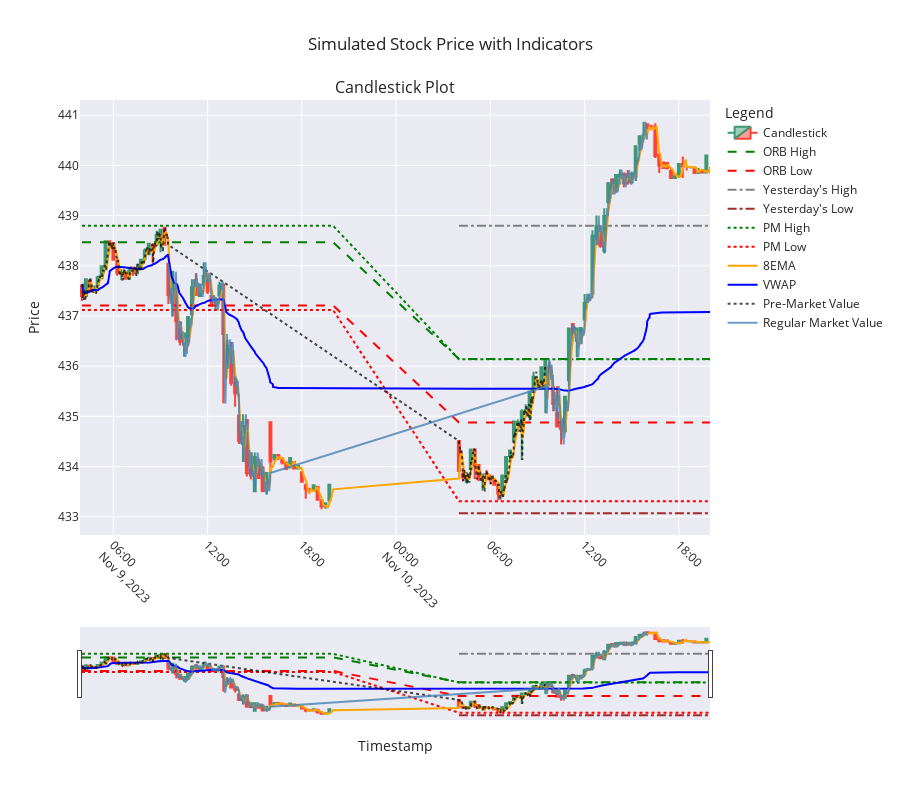

Notebook source saved alongside this figure:
### Markdown cell above
# Candlestick Chart with Indicators

This cell generates an interactive candlestick chart using Plotly, enriched with various technical indicators to provide insights into stock price movements. The chart includes:

- **Candlestick Data**: Visual representation of open, high, low, and close prices for each interval.
- **Indicators**:
    - **ORB High/Low**: Opening Range Breakout levels.
    - **Yesterday's High/Low**: Previous day's high and low prices.
    - **PM High/Low**: Pre-market high and low prices.
    - **8EMA**: Exponential Moving Average with a period of 8.
    - **VWAP**: Volume Weighted Average Price.
- **Session Data**:
    - Pre-market and regular market sessions are distinguished with separate line plots for their respective closing prices.

The chart is interactive, allowing users to hover over data points for detailed information and toggle between different views for better analysis.

### Code cell
from plotly.subplots import make_subplots
import plotly.graph_objects as go
import plotly.express as px
from generate_candlestick_df import generate_candlestick

# Generate candlestick data
candlestick_data = generate_candlestick(retrieved_data, intervalAmt) # change this to change the interval on the candlestick chart
candlestick_data.set_index('Timestamp', inplace=True)

def plot_candlestick_with_indicators(candlestick_data, simulated_data):
    # Create a figure with a single subplot
    fig = make_subplots(rows=1, cols=1, shared_xaxes=True, 
                        vertical_spacing=0.1, 
                        subplot_titles=("Candlestick Plot",))
    # Add candlestick traces
    fig.add_trace(go.Candlestick(
        x=candlestick_data.index,
        open=candlestick_data['Open'],
        high=candlestick_data['High'],
        low=candlestick_data['Low'],
        close=candlestick_data['Close'],
        name='Candlestick',
        opacity=1
    ), row=1, col=1)

    # Add indicators to the candlestick plot
    fig.add_trace(go.Scatter(
        x=simulated_data['Timestamp'],
        y=simulated_data['ORB_High'],
        mode='lines',
        name='ORB High',
        line=dict(color='green', dash='dash')
    ), row=1, col=1)

    fig.add_trace(go.Scatter(
        x=simulated_data['Timestamp'],
        y=simulated_data['ORB_Low'],
        mode='lines',
        name='ORB Low',
        line=dict(color='red', dash='dash')
    ), row=1, col=1)

    fig.add_trace(go.Scatter(
        x=simulated_data['Timestamp'],
        y=simulated_data['Yest_High'],
        mode='lines',
        name="Yesterday's High",
        line=dict(color='gray', dash='dashdot')
    ), row=1, col=1)
    
    fig.add_trace(go.Scatter(
        x=simulated_data['Timestamp'],
        y=simulated_data['Yest_Low'],
        mode='lines',
        name="Yesterday's Low",
        line=dict(color='brown', dash='dashdot')
    ), row=1, col=1)

    fig.add_trace(go.Scatter(
        x=simulated_data['Timestamp'],
        y=simulated_data['PM_High'],
        mode='lines',
        name='PM High',
        line=dict(color='green', dash='dot')
    ), row=1, col=1)

    fig.add_trace(go.Scatter(
        x=simulated_data['Timestamp'],
        y=simulated_data['PM_Low'],
        mode='lines',
        name='PM Low',
        line=dict(color='red', dash='dot')
    ), row=1, col=1)

    fig.add_trace(go.Scatter(
        x=simulated_data['Timestamp'],
        y=simulated_data['8EMA'],
        mode='lines',
        name='8EMA',
        line=dict(color='orange')
    ), row=1, col=1)

    fig.add_trace(go.Scatter(
        x=simulated_data['Timestamp'],
        y=simulated_data['VWAP'],
        mode='lines',
        name='VWAP',
        line=dict(color='blue')
    ), row=1, col=1)

    # Add PM and Regular Market values
    fig.add_trace(go.Scatter(
        x=simulated_data[simulated_data['Session'] == 'PM']['Timestamp'],
        y=simulated_data[simulated_data['Session'] == 'PM']['Close'],
        mode='lines',
        name='Pre-Market Value',
        line=dict(color='black', dash='dot'),
        opacity=0.7
    ), row=1, col=1)
    
    fig.add_trace(go.Scatter(
        x=simulated_data[simulated_data['Session'] == 'Regular Market']['Timestamp'],
        y=simulated_data[simulated_data['Session'] == 'Regular Market']['Close'],
        mode='lines',
        name='Regular Market Value',
        line=dict(color='steelblue'),
        opacity=0.8
    ), row=1, col=1)

    # Update layout for better appearance
    fig.update_layout(
        title="Simulated Stock Price with Indicators",
        xaxis_title="Timestamp",
           yaxis_title="Price",
        legend_title="Legend",
        xaxis=dict(tickangle=45),
        template="seaborn",
        hovermode='x unified',
        height=800  # Make the graph taller
    )

    # Show the plot
    fig.show()

# Example usage
plot_candlestick_with_indicators(candlestick_data, retrieved_data)

### Figure 1 — Plotly figure (JSON) as saved in the notebook; plotly's stock layout.template omitted (floating-point values rounded to 4 significant figures; data arrays with more than 128 entries replaced by an {"elided": "..."} marker saying what was removed)
{"data": [{"close": [437.4, 437.7, 437.5, 437.6, 437.8, 438.0, 438.5, 438.4, 438.1, 437.9, 437.9, 437.7, 437.9, 437.9, 437.9, 438.1, 438.3, 438.4, 438.4, 438.6, 438.7, 438.4, 437.4, 437.9, 436.9, 436.5, 436.6, 437.0, 437.6, 437.4, 437.5, 437.8, 437.5, 437.2, 437.3, 437.6, 436.6, 436.4, 435.7, 435.5, 434.5, 434.8, 433.9, 433.9, 434.2, 433.8, 433.5, 433.9, 434.1, 434.2, 434.2, 434.1, 433.9, 434.2, 434.0, 434.0, 433.7, 433.6, 433.5, 433.6, 433.3, 433.2, 433.3, 433.6, 433.9, 433.8, 433.9, 434.3, 434.0, 433.8, 433.8, 433.8, 433.7, 433.6, 433.5, 433.8, 434.2, 434.3, 434.9, 434.9, 435.1, 435.1, 435.5, 435.8, 435.7, 436.0, 436.1, 435.8, 435.2, 434.8, 434.8, 435.4, 436.8, 436.6, 436.8, 436.8, 437.3, 437.4, 438.6, 438.8, 438.4, 439.0, 439.6, 439.5, 439.8, 439.8, 439.8, 439.7, 439.8, 440.4, 440.6, 440.6, 440.7, 440.8, 440.2, 440.0, 439.9, 439.9, 439.8, 439.8, 440.0, 440.0, 440.0, 440.0, 439.9, 439.9, 439.9, 440.2], "high": [437.6, 437.7, 437.7, 437.6, 437.8, 438.0, 438.5, 438.5, 438.4, 438.1, 437.9, 437.9, 438.0, 438.0, 438.0, 438.1, 438.4, 438.4, 438.4, 438.7, 438.7, 438.8, 438.0, 437.9, 437.6, 436.9, 436.6, 437.0, 437.7, 437.9, 437.6, 438.1, 437.9, 437.4, 437.4, 437.7, 437.6, 436.5, 436.5, 435.8, 435.0, 435.0, 434.9, 434.3, 434.3, 434.1, 434.0, 433.9, 434.9, 434.2, 434.2, 434.2, 434.1, 434.2, 434.1, 434.0, 433.9, 433.7, 433.6, 433.6, 433.6, 433.3, 433.3, 433.6, 434.5, 433.9, 433.9, 434.3, 434.3, 434.0, 433.8, 433.9, 433.8, 433.7, 433.6, 433.8, 434.2, 434.3, 434.9, 434.9, 435.1, 435.2, 435.5, 435.9, 435.7, 436.0, 436.1, 436.1, 435.6, 435.6, 435.0, 435.4, 436.8, 436.8, 436.8, 436.8, 437.4, 437.4, 438.7, 439.0, 438.8, 439.1, 439.7, 439.7, 439.8, 439.9, 439.9, 439.9, 439.9, 440.4, 440.6, 440.9, 440.8, 440.8, 440.8, 440.2, 440.1, 440.1, 439.9, 439.9, 440.0, 440.2, 440.0, 440.0, 440.0, 439.9, 439.9, 440.2], "low": [437.3, 437.4, 437.5, 437.5, 437.6, 437.8, 437.9, 438.3, 438.1, 437.8, 437.7, 437.7, 437.7, 437.8, 437.9, 437.9, 438.1, 438.2, 438.1, 438.4, 438.3, 438.4, 437.2, 437.0, 436.5, 436.4, 436.2, 436.4, 437.0, 437.4, 437.4, 437.6, 437.4, 437.2, 437.1, 437.4, 435.3, 435.9, 435.6, 435.2, 434.4, 434.1, 433.8, 433.7, 433.5, 433.8, 433.5, 433.4, 433.9, 434.1, 434.1, 434.0, 433.9, 434.0, 433.9, 434.0, 433.7, 433.4, 433.5, 433.5, 433.3, 433.1, 433.2, 433.3, 433.9, 433.7, 433.7, 433.9, 433.8, 433.7, 433.5, 433.7, 433.6, 433.6, 433.3, 433.4, 433.7, 434.1, 434.5, 434.7, 434.1, 435.0, 434.9, 435.5, 435.6, 435.6, 435.1, 435.6, 435.1, 434.8, 434.4, 434.7, 435.6, 436.5, 436.2, 436.4, 436.9, 437.3, 437.4, 438.4, 438.4, 438.2, 439.2, 439.4, 439.5, 439.6, 439.6, 439.6, 439.7, 439.7, 440.3, 440.5, 440.6, 440.7, 440.1, 439.9, 439.9, 439.9, 439.8, 439.8, 439.8, 439.8, 439.9, 440.0, 439.9, 439.9, 439.9, 439.9], "name": "Candlestick", "opacity": 1, "open": [437.6, 437.4, 437.7, 437.5, 437.6, 437.8, 437.9, 438.5, 438.4, 438.1, 437.9, 437.9, 437.7, 438.0, 437.9, 437.9, 438.1, 438.2, 438.4, 438.4, 438.6, 438.8, 438.0, 437.3, 437.6, 436.9, 436.4, 436.6, 437.0, 437.7, 437.4, 437.6, 437.7, 437.4, 437.3, 437.4, 437.6, 436.1, 436.0, 435.7, 435.0, 434.4, 434.9, 433.9, 433.5, 434.0, 434.0, 433.7, 434.9, 434.2, 434.2, 434.2, 434.1, 434.0, 434.1, 434.0, 433.9, 433.6, 433.5, 433.5, 433.6, 433.3, 433.2, 433.3, 434.5, 433.9, 433.7, 433.9, 434.3, 434.0, 433.8, 433.8, 433.8, 433.7, 433.6, 433.4, 433.8, 434.2, 434.5, 434.9, 434.8, 435.1, 435.0, 435.5, 435.6, 435.7, 435.6, 436.0, 435.6, 435.1, 434.8, 434.7, 435.7, 436.8, 436.5, 436.7, 436.9, 437.3, 437.4, 438.6, 438.7, 438.3, 439.3, 439.7, 439.6, 439.8, 439.8, 439.8, 439.7, 439.8, 440.4, 440.5, 440.8, 440.8, 440.8, 440.2, 440.1, 440.1, 439.9, 439.8, 439.8, 440.0, 440.0, 440.0, 440.0, 439.9, 439.9, 439.9], "type": "candlestick", "x": ["2023-11-09T04:00:00-05:00", "2023-11-09T04:15:00-05:00", "2023-11-09T04:30:00-05:00", "2023-11-09T04:45:00-05:00", "2023-11-09T05:00:00-05:00", "2023-11-09T05:15:00-05:00", "2023-11-09T05:30:00-05:00", "2023-11-09T05:45:00-05:00", "2023-11-09T06:00:00-05:00", "2023-11-09T06:15:00-05:00", "2023-11-09T06:30:00-05:00", "2023-11-09T06:45:00-05:00", "2023-11-09T07:00:00-05:00", "2023-11-09T07:15:00-05:00", "2023-11-09T07:30:00-05:00", "2023-11-09T07:45:00-05:00", "2023-11-09T08:00:00-05:00", "2023-11-09T08:15:00-05:00", "2023-11-09T08:30:00-05:00", "2023-11-09T08:45:00-05:00", "2023-11-09T09:00:00-05:00", "2023-11-09T09:15:00-05:00", "2023-11-09T09:30:00-05:00", "2023-11-09T09:45:00-05:00", "2023-11-09T10:00:00-05:00", "2023-11-09T10:15:00-05:00", "2023-11-09T10:30:00-05:00", "2023-11-09T10:45:00-05:00", "2023-11-09T11:00:00-05:00", "2023-11-09T11:15:00-05:00", "2023-11-09T11:30:00-05:00", "2023-11-09T11:45:00-05:00", "2023-11-09T12:00:00-05:00", "2023-11-09T12:15:00-05:00", "2023-11-09T12:30:00-05:00", "2023-11-09T12:45:00-05:00", "2023-11-09T13:00:00-05:00", "2023-11-09T13:15:00-05:00", "2023-11-09T13:30:00-05:00", "2023-11-09T13:45:00-05:00", "2023-11-09T14:00:00-05:00", "2023-11-09T14:15:00-05:00", "2023-11-09T14:30:00-05:00", "2023-11-09T14:45:00-05:00", "2023-11-09T15:00:00-05:00", "2023-11-09T15:15:00-05:00", "2023-11-09T15:30:00-05:00", "2023-11-09T15:45:00-05:00", "2023-11-09T16:00:00-05:00", "2023-11-09T16:15:00-05:00", "2023-11-09T16:30:00-05:00", "2023-11-09T16:45:00-05:00", "2023-11-09T17:00:00-05:00", "2023-11-09T17:15:00-05:00", "2023-11-09T17:30:00-05:00", "2023-11-09T17:45:00-05:00", "2023-11-09T18:00:00-05:00", "2023-11-09T18:15:00-05:00", "2023-11-09T18:30:00-05:00", "2023-11-09T18:45:00-05:00", "2023-11-09T19:00:00-05:00", "2023-11-09T19:15:00-05:00", "2023-11-09T19:30:00-05:00", "2023-11-09T19:45:00-05:00", "2023-11-10T04:00:00-05:00", "2023-11-10T04:15:00-05:00", "2023-11-10T04:30:00-05:00", "2023-11-10T04:45:00-05:00", "2023-11-10T05:00:00-05:00", "2023-11-10T05:15:00-05:00", "2023-11-10T05:30:00-05:00", "2023-11-10T05:45:00-05:00", "2023-11-10T06:00:00-05:00", "2023-11-10T06:15:00-05:00", "2023-11-10T06:30:00-05:00", "2023-11-10T06:45:00-05:00", "2023-11-10T07:00:00-05:00", "2023-11-10T07:15:00-05:00", "2023-11-10T07:30:00-05:00", "2023-11-10T07:45:00-05:00", "2023-11-10T08:00:00-05:00", "2023-11-10T08:15:00-05:00", "2023-11-10T08:30:00-05:00", "2023-11-10T08:45:00-05:00", "2023-11-10T09:00:00-05:00", "2023-11-10T09:15:00-05:00", "2023-11-10T09:30:00-05:00", "2023-11-10T09:45:00-05:00", "2023-11-10T10:00:00-05:00", "2023-11-10T10:15:00-05:00", "2023-11-10T10:30:00-05:00", "2023-11-10T10:45:00-05:00", "2023-11-10T11:00:00-05:00", "2023-11-10T11:15:00-05:00", "2023-11-10T11:30:00-05:00", "2023-11-10T11:45:00-05:00", "2023-11-10T12:00:00-05:00", "2023-11-10T12:15:00-05:00", "2023-11-10T12:30:00-05:00", "2023-11-10T12:45:00-05:00", "2023-11-10T13:00:00-05:00", "2023-11-10T13:15:00-05:00", "2023-11-10T13:30:00-05:00", "2023-11-10T13:45:00-05:00", "2023-11-10T14:00:00-05:00", "2023-11-10T14:15:00-05:00", "2023-11-10T14:30:00-05:00", "2023-11-10T14:45:00-05:00", "2023-11-10T15:00:00-05:00", "2023-11-10T15:15:00-05:00", "2023-11-10T15:30:00-05:00", "2023-11-10T15:45:00-05:00", "2023-11-10T16:00:00-05:00", "2023-11-10T16:15:00-05:00", "2023-11-10T16:30:00-05:00", "2023-11-10T16:45:00-05:00", "2023-11-10T17:00:00-05:00", "2023-11-10T17:15:00-05:00", "2023-11-10T17:30:00-05:00", "2023-11-10T17:45:00-05:00", "2023-11-10T18:00:00-05:00", "2023-11-10T18:15:00-05:00", "2023-11-10T18:30:00-05:00", "2023-11-10T18:45:00-05:00", "2023-11-10T19:00:00-05:00", "2023-11-10T19:15:00-05:00", "2023-11-10T19:30:00-05:00", "2023-11-10T19:45:00-05:00"], "xaxis": "x", "yaxis": "y"}, {"line": {"color": "green", "dash": "dash"}, "mode": "lines", "name": "ORB High", "type": "scatter", "x": {"elided": "1920 str values"}, "xaxis": "x", "y": {"elided": "1920 float values"}, "yaxis": "y"}, {"line": {"color": "red", "dash": "dash"}, "mode": "lines", "name": "ORB Low", "type": "scatter", "x": {"elided": "1920 str values"}, "xaxis": "x", "y": {"elided": "1920 float values"}, "yaxis": "y"}, {"line": {"color": "gray", "dash": "dashdot"}, "mode": "lines", "name": "Yesterday's High", "type": "scatter", "x": {"elided": "1920 str values"}, "xaxis": "x", "y": {"elided": "1920 float values"}, "yaxis": "y"}, {"line": {"color": "brown", "dash": "dashdot"}, "mode": "lines", "name": "Yesterday's Low", "type": "scatter", "x": {"elided": "1920 str values"}, "xaxis": "x", "y": {"elided": "1920 float values"}, "yaxis": "y"}, {"line": {"color": "green", "dash": "dot"}, "mode": "lines", "name": "PM High", "type": "scatter", "x": {"elided": "1920 str values"}, "xaxis": "x", "y": {"elided": "1920 float values"}, "yaxis": "y"}, {"line": {"color": "red", "dash": "dot"}, "mode": "lines", "name": "PM Low", "type": "scatter", "x": {"elided": "1920 str values"}, "xaxis": "x", "y": {"elided": "1920 float values"}, "yaxis": "y"}, {"line": {"color": "orange"}, "mode": "lines", "name": "8EMA", "type": "scatter", "x": {"elided": "1920 str values"}, "xaxis": "x", "y": {"elided": "1920 float values"}, "yaxis": "y"}, {"line": {"color": "blue"}, "mode": "lines", "name": "VWAP", "type": "scatter", "x": {"elided": "1920 str values"}, "xaxis": "x", "y": {"elided": "1920 float values"}, "yaxis": "y"}, {"line": {"color": "black", "dash": "dot"}, "mode": "lines", "name": "Pre-Market Value", "opacity": 0.7, "type": "scatter", "x": {"elided": "660 str values"}, "xaxis": "x", "y": {"elided": "660 float values"}, "yaxis": "y"}, {"line": {"color": "steelblue"}, "mode": "lines", "name": "Regular Market Value", "opacity": 0.8, "type": "scatter", "x": {"elided": "780 str values"}, "xaxis": "x", "y": {"elided": "780 float values"}, "yaxis": "y"}], "layout": {"annotations": [{"font": {"size": 16}, "showarrow": false, "text": "Candlestick Plot", "x": 0.5, "xanchor": "center", "xref": "paper", "y": 1, "yanchor": "bottom", "yref": "paper"}], "height": 800, "hovermode": "x unified", "legend": {"title": {"text": "Legend"}}, "title": {"text": "Simulated Stock Price with Indicators"}, "xaxis": {"anchor": "y", "domain": [0, 1], "tickangle": 45, "title": {"text": "Timestamp"}}, "yaxis": {"anchor": "x", "domain": [0, 1], "title": {"text": "Price"}}}}
